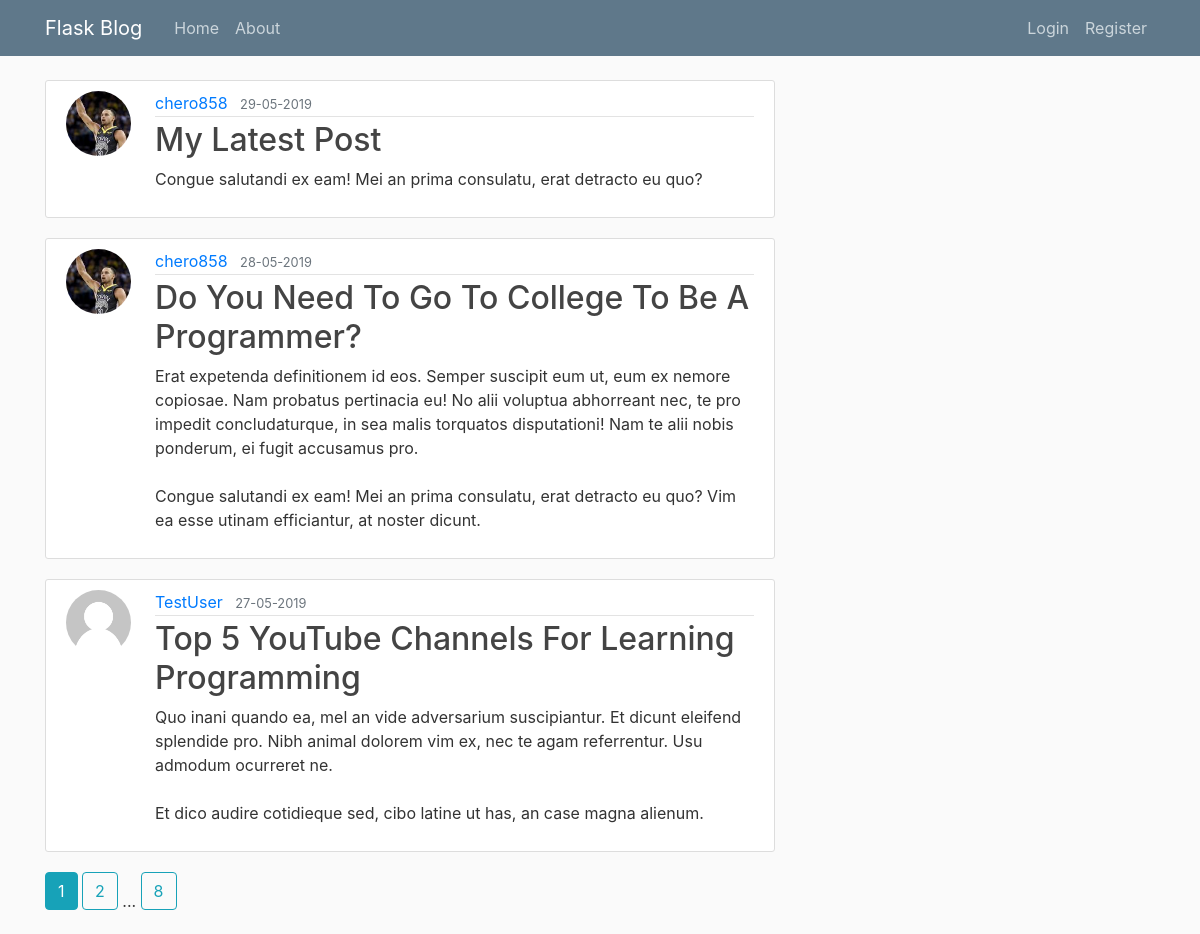
The page /home on the database its author committed.
### flaskblog/models.py (models this page shows, shortened)
class Post(db.Model):
    id = db.Column(db.Integer, primary_key=True)
    title = db.Column(db.String(100), nullable=False)
    date_posted = db.Column(db.DateTime, nullable=False, default=datetime.utcnow)
    content = db.Column(db.Text, nullable=False)
    user_id = db.Column(db.Integer, db.ForeignKey('user.id'), nullable=False)

class User(db.Model, UserMixin):
    id = db.Column(db.Integer, primary_key=True)
    username = db.Column(db.String(20), unique=True, nullable=False)
    email = db.Column(db.String(120), unique=True, nullable=False)
    image_file = db.Column(db.String(20), nullable=False, default='default.jpg')
    password = db.Column(db.String(60), nullable=False)
    posts = db.relationship('Post', backref='author', lazy=True)

### flaskblog/main/routes.py (the view)
@main.route("/")
@main.route("/home")
def home():
    page = request.args.get('page', 1, type=int)
    posts = Post.query.order_by(Post.date_posted.desc()).paginate(page=page, per_page=3)
    return render_template('home.html', posts=posts)

### flaskblog/templates/home.html
{% extends "layout.html" %}
{% block content %}
    {% for post in posts.items %}
        <article class="media content-section">
          <a class="mr-2" href="{{ url_for('users.user_posts', username=post.author.username) }}"><img class="rounded-circle article-img" src="{{ url_for('static', filename='profile_pics/' + post.author.image_file) }}"></a>
          <div class="media-body">
            <div class="article-metadata">
              <a class="mr-2" href="{{ url_for('users.user_posts', username=post.author.username) }}">{{ post.author.username }}</a>
              <small class="text-muted">{{ post.date_posted.strftime('%d-%m-%Y') }}</small>
            </div>
            <h2><a class="article-title" href="{{url_for('posts.post', post_id=post.id)}}">{{ post.title }}</a></h2>
            <p class="article-content">{{ post.content }}</p>
          </div>
        </article>
    {% endfor %}
    {% for page_num in posts.iter_pages(left_edge=1, right_edge=1, left_current=1, right_current=2) %}
      {% if page_num %}
        {% if page_num == posts.page %}
          <a class="btn btn-info mb-4" href="{{ url_for('main.home', page=page_num) }}">{{ page_num }}</a>
        {% else %}
          <a class="btn btn-outline-info mb-4" href="{{ url_for('main.home', page=page_num) }}">{{ page_num }}</a>
        {% endif %}
      {% else %}
        ...
      {% endif %}
    {% endfor %}
{% endblock content %}

### flaskblog/templates/layout.html (shortened to what this page needs)
<!DOCTYPE html>
<html>
<head>
    <link rel="stylesheet" href="https://maxcdn.bootstrapcdn.com/bootstrap/4.0.0/css/bootstrap.min.css"
>
    <link rel="stylesheet" type="text/css" href="{{ url_for('static', filename='main.css') }}">
</head>
<body>
    <header class="site-header">
        <nav class="navbar navbar-expand-md navbar-dark bg-steel fixed-top">
            <div class="container">
                <a class="navbar-brand mr-4" href="{{ url_for('main.home') }}">Flask Blog</a>
                <div class="collapse navbar-collapse" id="navbarToggle">
                    <div class="navbar-nav mr-auto">
                        <a class="nav-item nav-link" href="{{ url_for('main.home') }}">Home</a>
                        <a class="nav-item nav-link" href="{{ url_for('main.about') }}">About</a>
                    </div>
                    <div class="navbar-nav">
                        {% if current_user.is_authenticated %}
                        <a class="nav-item nav-link" href="{{ url_for('posts.new_post') }}">New post</a>
                        <a class="nav-item nav-link" href="{{ url_for('users.account') }}">{{ current_user.username }}</a>
                        <a class="nav-item nav-link" href="{{ url_for('users.logout') }}">Logout</a>
                        {% else %}
                        <a class="nav-item nav-link" href="{{ url_for('users.login') }}">Login</a>
                        <a class="nav-item nav-link" href="{{ url_for('users.register') }}">Register</a>
                        {% endif %}
                    </div>
                </div>
            </div>
        </nav>
    </header>
    <main role="main" class="container">
        <div class="row">
            <div class="col-md-8">
                {% block content %}{% endblock %}
            </div>
        </div>
    </main>
</body>
</html>

### flaskblog/static/main.css (style rules this page uses)
body { background: #fafafa; color: #333333; margin-top: 5rem; }
h1, h2, h3, h4, h5, h6 { color: #444444; }
.bg-steel { background-color: #5f788a; }
.site-header .navbar-nav .nav-link { color: #cbd5db; }
.content-section { background: #ffffff; padding: 10px 20px; border: 1px solid #dddddd; border-radius: 3px; margin-bottom: 20px; }
.article-title { color: #444444; }
.article-content { white-space: pre-line; }
.article-img { height: 65px; width: 65px; margin-right: 16px; }
.article-metadata { padding-bottom: 1px; margin-bottom: 4px; border-bottom: 1px solid #e3e3e3 }

### rows shown on the page
Post: image_file (picture), author.username "chero858", date_posted "29-05-2019", title "My Latest Post", content "Congue salutandi ex eam! Mei an prima consulatu, erat detracto eu quo?"
Post: image_file (picture), author.username "chero858", date_posted "28-05-2019", title "Do You Need To Go To College To Be A Programmer?", content "Erat expetenda definitionem id eos. Semper suscipit eum ut, eum ex nemore copiosae. Nam probatus pertinacia eu! No alii voluptua abhorreant nec, te pro impedit concludaturque, in sea malis torquatos disputationi! Nam te alii nobis ponderum, ei fugit accusamus pro. Congue salutandi ex eam! Mei an prima consulatu, erat detracto eu quo? Vim ea esse utinam efficiantur, at noster dicunt."
Post: image_file (placeholder picture), author.username "TestUser", date_posted "27-05-2019", title "Top 5 YouTube Channels For Learning Programming", content "Quo inani quando ea, mel an vide adversarium suscipiantur. Et dicunt eleifend splendide pro. Nibh animal dolorem vim ex, nec te agam referrentur. Usu admodum ocurreret ne. Et dico audire cotidieque sed, cibo latine ut has, an case magna alienum."

### other values the page prints
{{ page_num }} "1"
{{ page_num }} "2" "8"
